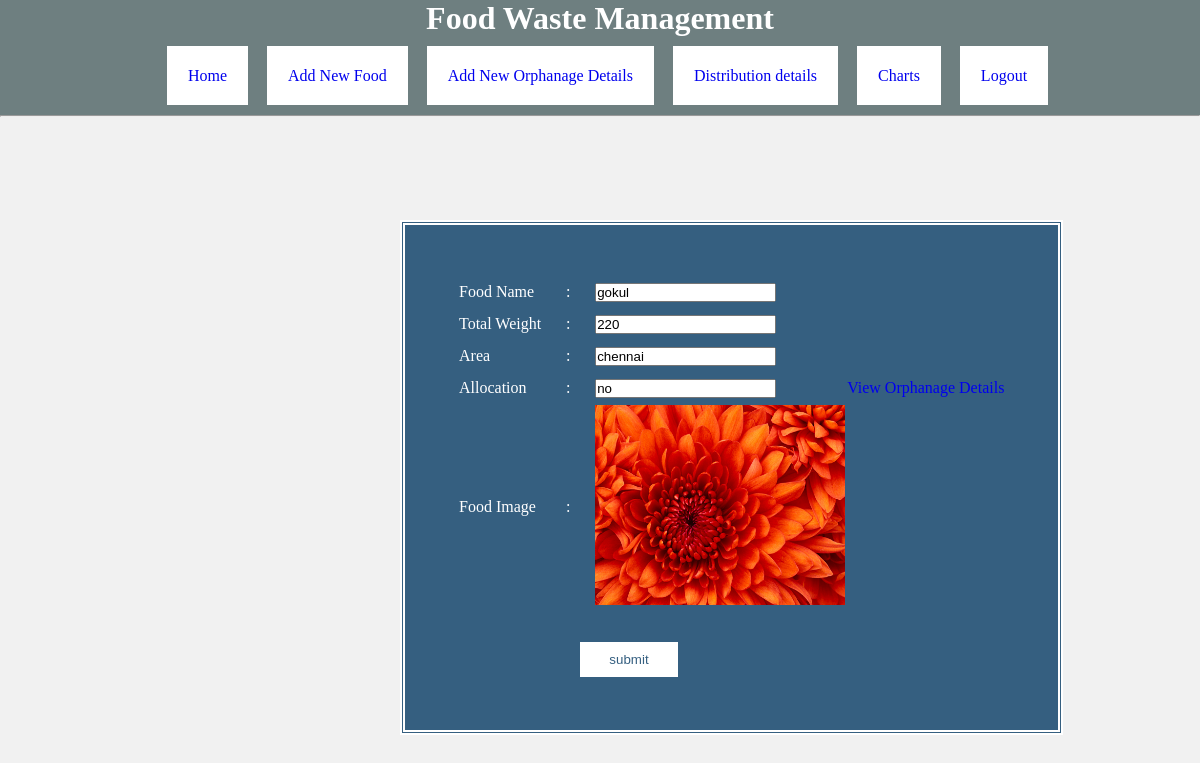
The app's page /allocate/8 (signed in) with its own data.
### mysite/core/models.py (models this page shows, shortened)
class Book(models.Model):
    user = models.ForeignKey(settings.AUTH_USER_MODEL, on_delete=models.CASCADE)
    name = models.CharField(max_length=200)
    weight = models.IntegerField()
    locations = models.CharField(max_length=200)
    allocation = models.CharField(max_length=200)
    document = models.FileField(upload_to='documents/')

### mysite/core/views.py (the view)
# urls.py: path('allocate/<int:pk>', core_views.allocatedet, name='allocate_dets'),
@login_required
def allocatedet(request, pk, template_name='allocate.html'):
    bk=get_object_or_404(Book, pk=pk)
    bks=Book.objects.get(pk=pk)
    orph = Orphanagedetails.objects.values('oname')
    form = AllocatingForm(request.POST or None, instance=bk)
    if form.is_valid():
        form.save()
        return redirect('home')
    return render(request, template_name, {'form':form})

### mysite/core/forms.py
class AllocatingForm(forms.ModelForm):
   class Meta:
       model = Book
       fields = ('name', 'weight', 'locations', 'allocation', 'document',)

### mysite/templates/allocate.html (shortened to what this page needs)
{% extends 'base.html' %}
{% load static %}
{% block content %}
<link rel="stylesheet" href="{% static 'css/bkform.css' %}">
<div class="dets">
<form method="post" enctype="multipart/form-data" autocomplete=off>
<table>
<tr class="rwhi">
    <td><label for="{{ form.name.id_for_label }}" class="lbl">Food Name</label></td>
	<td class="lbl" style="width:50px;text-align:center">:</td>
    <td>{{ form.name }}</td>
</tr>
<tr class="rwhi">
    <td><label for="{{ form.weight.id_for_label }}" class="lbl">Total Weight</label></td>
	<td class="lbl" style="width:50px;text-align:center">:</td>
    <td>{{ form.weight }}</td>
</tr>
<tr class="rwhi">
    <td><label for="{{ form.locations.id_for_label }}" class="lbl">Area</label></td>
	<td class="lbl" style="width:50px;text-align:center">:</td>
    <td>{{ form.locations }}</td>
</tr>
<tr class="rwhi">
    <td><label for="{{ form.allocation.id_for_label }}" class="lbl">Allocation</label></td>
	<td class="lbl" style="width:50px;text-align:center">:</td>
    <td>{{ form.allocation }}</td>
	<td><a href="{% url 'orphanagedet'%}">View Orphanage Details</a></td>
</tr>
<tr class="rwhi">
    <td><label for="{{ form.document.id_for_label }}" class="lbl">Food Image  </label></td>
	<td class="lbl" style="width:50px;text-align:center">:</td>
    <td><img src="{{ form.instance.document.url }}" class="imgsi"/></td>
</tr>
<tr>
<td colspan="3"><input type="submit" name="submit" value="submit" class="inputtype"/></td>
<td></td>
</tr>
</table>
</form>
</div>
{% endblock %}

### mysite/core/static/css/base.css (style rules this page uses)
* { margin:0px; padding:0px; }
body { background-color: #f1f1f1; }
a { text-decoration:none; }
input[type=text], input[type=password], input[type=number], input[type=email], { height:25px; background: #355F80; color:white; }

### mysite/core/static/css/bkform.css (style rules this page uses)
.dets { border:1px double white; border-width:5px; background: #355F80; position:absolute; top:35%; left:40%; margin-top:-60px; margin-bottom:100px; padding:50px; margin-left:-80px; }
.inputtype { width:100px; margin-left:120px; margin-top:30px; padding:10px; background:white; color:#355F80; border:1px solid #355F80; }
.lbl { color:white; }
.imgsi { height:200px; width:250px; }
tr.rwhi { height:30px; }

### records on screen
Book: name "gokul", weight "220", locations "chennai", allocation "no", instance.document (picture)
